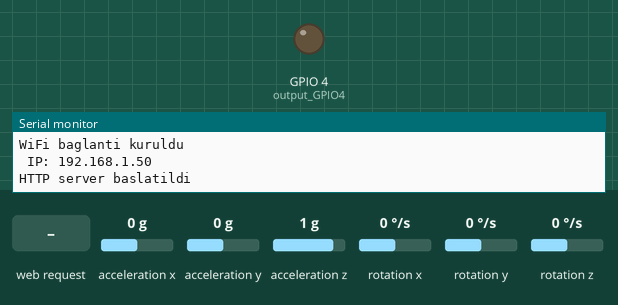
A sketch run on a simulated ESP32. Shown: output pins drawn as LEDs (lit = HIGH), the last lines printed to the serial monitor. Wiring (inferred from the names in the program): MPU-6050 motion sensor at I2C address 0x68. The inputs (shaded band) are chosen by the test bench; at power-on: acceleration x 0 g, acceleration y 0 g, acceleration z 1 g, rotation x 0 °/s, rotation y 0 °/s, rotation z 0 °/s. WiFi joins after 1.5 s; servers stay silent unless stated.

Above: at 4.1 s.
4.2 s: HTTP request GET /buton received
At 7.7 s:
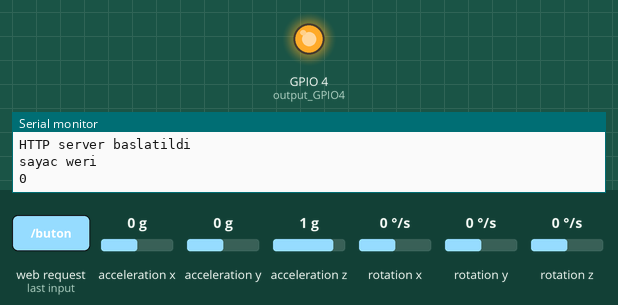
9.0 s: HTTP request GET / received
Timing chart, 0 to 12.0 s (numbered marks = the images above; inputs shaded):
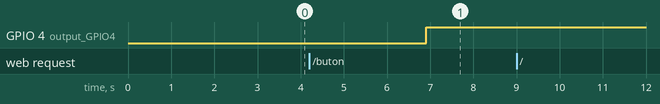

The sketch:

sicaklik_web_server.ino
```cpp
#include <WiFi.h>
#include <Wire.h>
#include <WebServer.h>


// SSID & Password
const char* ssid = "Yesil";  // wifi adi
const char* password = "password";  //wifi şifresi
WebServer server(80);
void web_server();
void button_pressed ();
String veri = "1";
int16_t data[6];// okunacak veriler
void setup() {
  pinMode(4,OUTPUT);//output GPIO4
  Serial.begin(115200);
  Wire.begin();// sensor haberleşme baslatma
  Wire.beginTransmission(0x68);// cihaz adresi 0x68
  Wire.write(0x6B);
  Wire.write(0); /* MPU-6050 çalıştırıldı */
  Wire.endTransmission(true);
  delay(800);
  /*--------------------------------------------------*/
  Serial.println("Baglanti Kuruluyor :  ");
  Serial.println(ssid);
  WiFi.begin(ssid, password);
  // wifi baglanti kontrol
  while (WiFi.status() != WL_CONNECTED) {
  delay(1000);
  Serial.print(".");
  }
  Serial.println("");
  Serial.println("WiFi baglanti kuruldu ");
  Serial.print(" IP: ");
  Serial.println(WiFi.localIP());
  server.on("/", web_server);
  server.on("/buton",button_pressed);// server giris yapildiginda web_server fonksiyonunu baslat
  server.begin();
  Serial.println("HTTP server baslatildi" );
   /*--------------------------------------------------*/
  delay(100);
}
void loop() {
  server.handleClient();
  Wire.beginTransmission(0x68);
  /* I2C haberleşmesi yapılacak kart seçildi */
  Wire.write(0x3B);
  /* 0x3B adresindeki register'a ulaşıldı */
  Wire.endTransmission(false);
  Wire.requestFrom(0x68,14,true);
  /* 14 BYTE'lık veri istendi */

  data[0]=Wire.read()<<8|Wire.read();
  data[1]=Wire.read()<<8|Wire.read();
  data[2] =Wire.read()<<8|Wire.read();
  data[3]=Wire.read()<<8|Wire.read(); // sıcaklık verisi
  data[4]=Wire.read()<<8|Wire.read();
  data[5]=Wire.read()<<8|Wire.read();
  data[6]=Wire.read()<<8|Wire.read();


  delay(4000);
}
String on_off="GPIO4 AC";
void web_server() {// 192.168.0.55 adresine gidine çağrılacak fonksiyon
  /* html ve css kodları oluşturulan sitede yazılacak yazılar ve gönderilen sıcaklık bilgisi*/
  veri = String(data[3]/340.00+36.53);
  Serial.println("web weri");
  Serial.println(veri);
  String HTML = "<!DOCTYPE html>\
  <html>\
  <head>\
  <meta http-equiv='refresh' content='10;'/>\
    <style>\
     body {background-image: url('https://yt3.ggpht.com/ytc/AKedOLSX-RJDCoNqSNpEG3NGJ3D-EruR8hDY7KYLHO1BoQ=s900-c-k-c0x00ffffff-no-rj');\
    background-repeat: no-repeat;\
    background-attachment: fixed;\
    background-size: cover;\
    background-size: 100% 100%;\}\
    .button { background-color: grey ;\
    border-radius: 15%;\
    color: black;\
    padding: 10px 10px;\
    margin:  15px 15px;\
    text-decoration: none ;\
    font-size: 30px;\
    margin-left: 15px;\
    }\
    .veri {color: black;\}\
   .sicaklik { text-align: center;\
   color:black;\
   font-size: 50px;\}\
    </style>\
  </head>\
  <body >\
  <p \class = sicaklik >  ESP32 WEB SERVER </p>   \
  <p \class = sicaklik > Anlik Oda Sicakligi :  <b \class = veri >" +veri+ " &#x2103 .</b></p>   \
  <p>- </p>   \
  <p>- </p>   \
  <p>- </p>   \
  <p>- </p>   \
  <p>- </p>   \
  <p>- </p>   \
  <p><center>  <a href=\"/buton \" \class= button >"+ on_off +"</a></center></p>\
  <p>- </p>   \
  <p\class = sicaklik>-</p>   \
  <p><center> <a href=\"/ \"  class= button>Sayfayi yenile   </a></center></p>\
  </body>\
  </html>";
  server.send(200, "text/html", HTML);
}
int sayac=0;
void button_pressed (){


   veri = String(data[3]/340.00+36.53);
  Serial.println("sayac weri");
  Serial.println(sayac);
  if(sayac==0){
  digitalWrite(4,HIGH);
  on_off="GPIO4 Kapa";
  sayac=1;
  }
   else{
  digitalWrite(4,LOW);
  sayac=0;
  on_off="GPIO4 AC";
  }
     String HTML = "<!DOCTYPE html>\
  <html>\
  <head>\
    <style>\
     body {background-image: url('https://yt3.ggpht.com/ytc/AKedOLSX-RJDCoNqSNpEG3NGJ3D-EruR8hDY7KYLHO1BoQ=s900-c-k-c0x00ffffff-no-rj');\
    background-repeat: no-repeat;\
    background-attachment: fixed;\
    background-size: cover;\
    background-size: 100% 100%;\}\
    .button { background-color: grey ;\
    border-radius: 15%;\
    color: black;\
    padding: 10px 10px;\
    margin:  15px 15px;\
    text-decoration: none ;\
    font-size: 30px;\
    margin-left: 15px;\
    }\
    .veri {color: black;\}\
   .sicaklik { text-align: center;\
   color:black;\
   font-size: 50px;\}\
    </style>\
  </head>\
  <body >\
  <p \class = sicaklik >  ESP32 WEB SERVER </p>   \
  <p \class = sicaklik > Anlik Oda Sicakligi :  <b \class = veri >" +veri+ " &#x2103 .</b></p>   \
  <p>- </p>   \
  <p>- </p>   \
  <p>- </p>   \
  <p>- </p>   \
  <p>- </p>   \
  <p>- </p>   \
  <p><center>  <a href=\"/buton \" \class= button >"+ on_off +"</a></center></p>\
  <p>- </p>   \
  <p\class = sicaklik>-</p>   \
  <p><center> <a href=\"/ \"  class= button>Sayfayi yenile   </a></center></p>\
  </body>\
  </html>";
  server.send(200, "text/html", HTML);
}
```

Measured:
- after the input at 4.2 s, GPIO 4 (output_GPIO4): LOW → HIGH after 2.7 s
